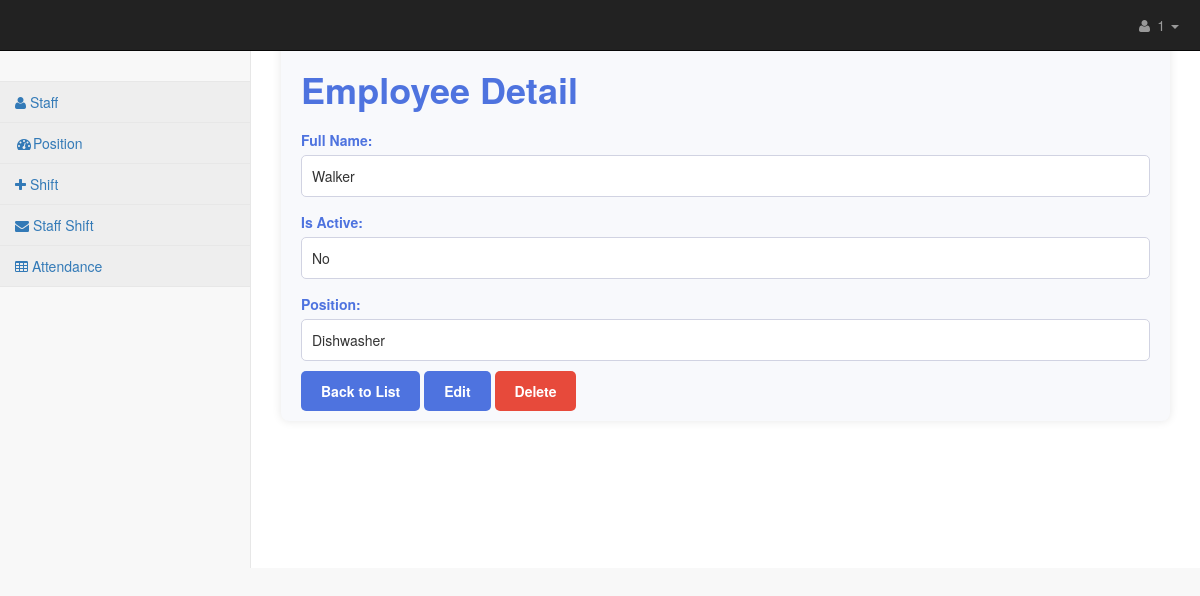
The page /staffShift/detail/4/ (signed in) on the database its author committed.
### main/models.py (models this page shows)
class Employee(models.Model):
    full_name = models.CharField(max_length=100)
    is_active = models.BooleanField(default=True)
    position = models.ForeignKey(Position, on_delete=models.CASCADE)

class Position(models.Model):
    name = models.CharField(max_length=100)
    def __str__(self):
        return self.name

### main/shiftstaff/views.py (the view)
# urls.py: path('detail/<int:id>/', views.detail, name='staffShift_detail'),
@login_required(login_url='login')
def detail(request, id ):
    data = models.Employee.objects.get(id=id)
    context = {
        'employee':data
    }
    return render(request, 'dashboard/staff/detail.html', context)

### templates/dashboard/staff/detail.html (shortened to what this page needs)
{% extends 'base.html' %}
{% block content %}
<div id="page-wrapper">
    <div class="row">
        <div class="col-lg-12">
            <div class="detail-container">
                <h1>Employee Detail</h1>
                <div class="detail-group">
                    <label for="full_name">Full Name:</label>
                    <p>{{ employee.full_name }}</p>
                </div>
                <div class="detail-group">
                    <label for="is_staff">Is Active:</label>
                    <p>{{ employee.is_active|yesno:"Yes,No" }}</p>
                </div>
                <div class="detail-group">
                    <label for="full_name">Position:</label>
                    <p>{{ employee.position }}</p>
                </div>
                <div class="btn-container">
                    <a href="{% url 'staff_list' %}">Back to List</a>
                    <a href="#">Edit</a>
                    <a href="{% url 'staff_delete' employee.id %}" class="delete">Delete</a>
                </div>
            </div>
        </div>
    </div>
</div>
{% endblock %}

### templates/base.html (shortened to what this page needs)
<!DOCTYPE html>
<html lang="en">
    {%load static %}
    <head>
        <link rel="stylesheet" href="https://cdnjs.cloudflare.com/ajax/libs/font-awesome/5.15.3/css/all.min.css">
        <link href="{% static 'css/bootstrap.min.css'%}" rel="stylesheet">
        <link href="{% static 'css/metisMenu.min.css'%}" rel="stylesheet">
        <link href="{% static 'css/timeline.css'%}" rel="stylesheet">
        <link href="{% static 'css/startmin.css'%}" rel="stylesheet">
        <link href="{% static 'css/morris.css'%}" rel="stylesheet">
        <link href="{% static 'css/font-awesome.min.css'%}" rel="stylesheet" type="text/css">
    </head>
    <body>
        <div id="wrapper">
            <nav class="navbar navbar-inverse navbar-fixed-top" role="navigation">
                <ul class="nav navbar-right navbar-top-links">
                    <li class="dropdown">
                        <a class="dropdown-toggle" data-toggle="dropdown" href="#">
                            <i class="fa fa-user fa-fw"></i> {{request.user.username}} <b class="caret"></b>
                        </a>
                    </li>
                </ul>
                <div class="navbar-default sidebar" role="navigation">
                    <div class="sidebar-nav navbar-collapse">
                        <ul class="nav" id="side-menu">
                            <li class="sidebar-search">
                            </li>
                            <li>
                                <a href="{% url 'staff_list' %}" class="active"><i class="fa fa-user"></i> Staff</a>
                            </li>
                            <li>
                                <a href="{% url 'position_list' %}" class="active"><i class="fa fa-dashboard fa-fw"></i>Position</a>
                            </li>
                            <li>
                                <a href="{% url 'shift_list' %}" class="active"><i class="fa fa-plus"></i> Shift</a>
                            </li>
                            <li>
                                <a href="{% url 'staffShift_list' %}" class="active"><i class="fa fa-envelope"></i> Staff Shift</a>
                            </li>
                            <li>
                                <a href="{% url 'attendance_list' %}" class="active"><i class="fa fa-table"></i> Attendance</a>
                            </li>
                        </ul>
                    </div>
                </div>
            </nav>
        {% block content %}
        {% endblock %}
        </div>
    </body>
</html>

### static/css/startmin.css (style rules this page uses)
body { background-color: #f8f8f8; }
#wrapper { width: 100%; }
#page-wrapper { padding: 30px 15px 0 15px; min-height: 568px; background-color: #fff; }
@media (min-width:768px) { #page-wrapper { position: inherit; margin-left: 250px; padding: 30px 30px 0 30px; border-left: 1px solid #e7e7e7; } }
.navbar-right { text-align: right; }
.navbar-top-links { margin: 0; }
.navbar-top-links li { display: inline-block; }
.navbar-top-links li:last-child { margin-right: 6px; }
.navbar-top-links li a { padding: 15px; min-height: 50px; }
.navbar-top-links>li>a { color: #999; }
.sidebar .sidebar-nav.navbar-collapse { padding-right: 0; padding-left: 0; }
.sidebar .sidebar-search { padding: 15px; }
.sidebar ul li { border-bottom: 1px solid #e7e7e7; }
.sidebar ul li a.active { background-color: #eee; }
@media (min-width:768px) { .sidebar { z-index: 1; position: absolute; width: 250px; margin-top: 51px; } }

### templates/dashboard/staff/detail.html (style rules this page uses)
.detail-container { background-color: #f8f9fc; padding: 20px; border-radius: 8px; box-shadow: 0 0 10px rgba(0, 0, 0, 0.1); }
.detail-container h1 { color: #4e73df; font-weight: bold; margin-bottom: 20px; }
.detail-group { margin-bottom: 15px; }
.detail-group label { display: block; font-weight: bold; margin-bottom: 5px; color: #4e73df; }
.detail-group p { margin: 0; padding: 10px; background-color: #fff; border: 1px solid #d1d3e2; border-radius: 5px; }
.btn-container { margin-top: 20px; }
.btn-container a { background-color: #4e73df; color: #fff; text-decoration: none; padding: 10px 20px; border-radius: 5px; font-weight: bold; transition: background-color 0.3s ease-in-out; }
.btn-container a.delete { background-color: #e74a3b; }

### rows shown on the page
Employee: full_name "Walker", is_active "No", position "Dishwasher"

### other values the page prints
{{ request.user.username }} "1"
